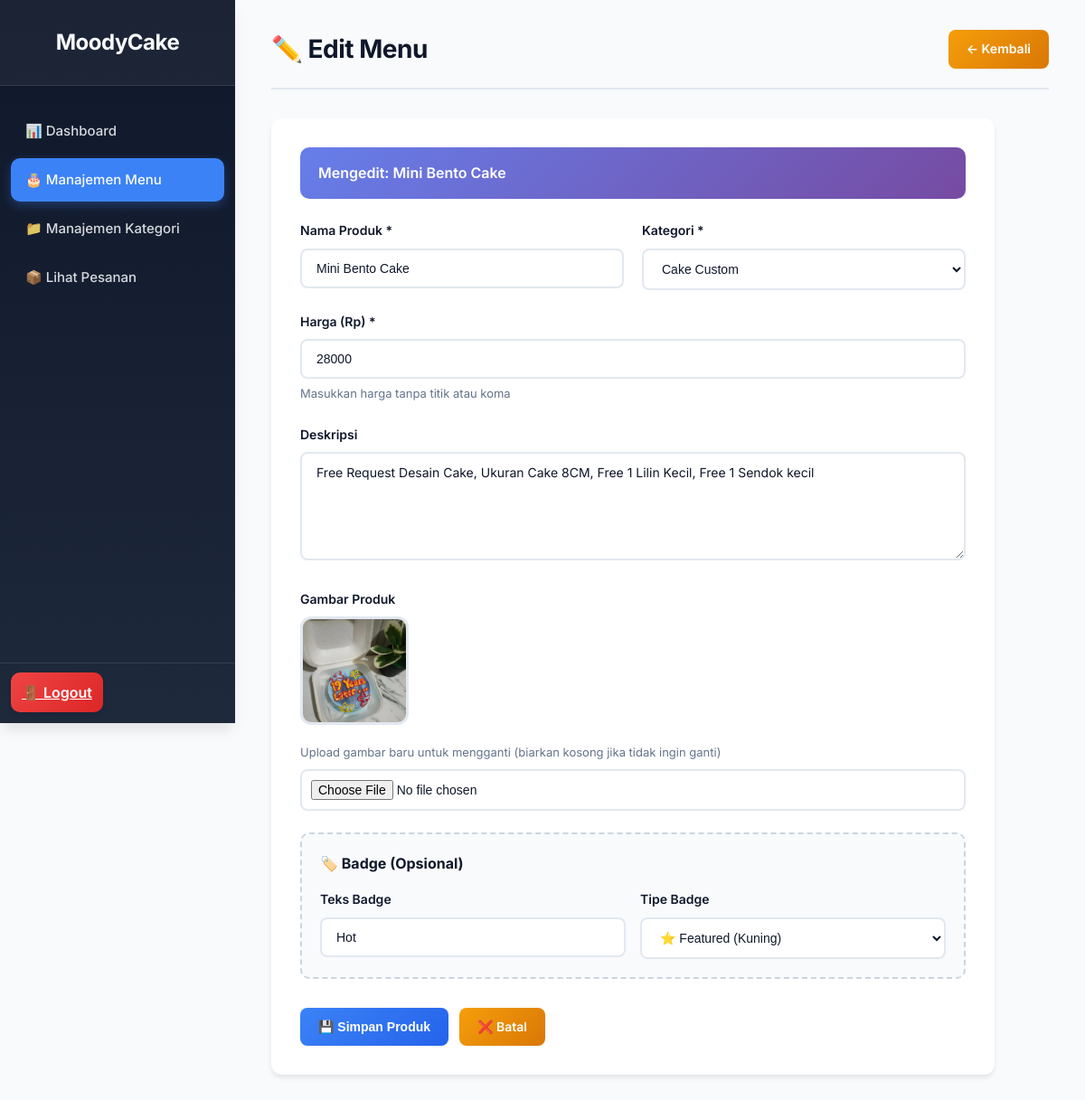
The page /admin/products.php?action=edit&id=2 (signed in) on the database its author committed.
### tables this page shows
CREATE TABLE `products` (
  `id` int NOT NULL,
  `category_id` int NOT NULL,
  `name` varchar(255) NOT NULL,
  `description` text,
  `price` int NOT NULL,
  `image` varchar(255) NOT NULL,
  `badge_text` varchar(50) DEFAULT NULL,
  `badge_type` varchar(50) DEFAULT NULL
);

CREATE TABLE `categories` (
  `id` int NOT NULL,
  `name` varchar(100) NOT NULL,
  `slug` varchar(100) NOT NULL
);

### admin/products.php (the view, shortened to what this page needs)
<?php
include 'header.php';
include '../db_connect.php';
$action = $_GET['action'] ?? 'view';
$message = $_GET['message'] ?? '';
$categories_result = $conn->query("SELECT * FROM categories");
?>
<?php if ($action == 'view'): ?>
    <div class="content-header">
        <h1>🎂 Manajemen Menu</h1>
        <a href="products.php?action=add" class="btn btn-success">➕ Tambah Menu Baru</a>
    </div>
    <?php if ($message): ?>
        <div class="alert-success"><?php echo htmlspecialchars($message); ?></div>
    <?php endif; ?>
    <div style="background: white; padding: 24px; border-radius: 12px; box-shadow: 0 4px 6px -1px rgba(0, 0, 0, 0.1);">
        <div style="display: flex; justify-content: space-between; align-items: center; margin-bottom: 20px;">
            <h3 style="font-size: 18px; font-weight: 700; margin: 0;">Daftar Menu</h3>
            <span style="color: #64748b; font-size: 14px;">
                <?php
                $count = $conn->query("SELECT COUNT(*) as count FROM products")->fetch_assoc()['count'];
                echo $count . " menu tersedia";
                ?>
            </span>
        </div>
        <table>
            <thead>
                <tr>
                    <th>Gambar</th>
                    <th>Nama Produk</th>
                    <th>Kategori</th>
                    <th>Harga</th>
                    <th>Badge</th>
                    <th>Aksi</th>
                </tr>
            </thead>
            <tbody>
                <?php
                $sql = "SELECT p.*, c.name as category_name FROM products p LEFT JOIN categories c ON p.category_id = c.id ORDER BY p.id DESC";
                $result = $conn->query($sql);
                while($row = $result->fetch_assoc()):
                ?>
                <tr>
                    <td><img src="<?php echo BASE_URL . 'img/' . htmlspecialchars($row['image']); ?>" alt="" class="product-thumb"></td>
                    <td><strong><?php echo htmlspecialchars($row['name']); ?></strong></td>
                    <td><?php echo htmlspecialchars($row['category_name']); ?></td>
                    <td><strong><?php echo "Rp " . number_format($row['price'], 0, ',', '.'); ?></strong></td>
                    <td>
                        <?php if($row['badge_text']): ?>
                            <span class="badge <?php echo htmlspecialchars($row['badge_type']); ?>">
                                <?php echo htmlspecialchars($row['badge_text']); ?>
                            </span>
                        <?php else: ?>
                            <span style="color: #cbd5e1;">—</span>
                        <?php endif; ?>
                    </td>
                    <td class="action-links">
                        <a href="products.php?action=edit&id=<?php echo $row['id']; ?>" class="edit">✏️ Edit</a>
                        <a href="products.php?action=delete&id=<?php echo $row['id']; ?>" class="delete" onclick="return confirm('Yakin ingin menghapus produk ini?');">🗑️ Hapus</a>
                    </td>
                </tr>
                <?php endwhile; ?>
            </tbody>
        </table>
    </div>
<?php elseif ($action == 'add' || $action == 'edit'): ?>
    <?php
    $product = [
        'id' => '', 'name' => '', 'category_id' => '', 'price' => '',
        'description' => '', 'image' => '', 'badge_text' => '', 'badge_type' => ''
    ];
    $formTitle = "Tambah Menu Baru";
    $formIcon = "➕";
    if ($action == 'edit' && isset($_GET['id'])) {
        $id = $_GET['id'];
        $stmt = $conn->prepare("SELECT * FROM products WHERE id = ?");
        $stmt->bind_param("i", $id);
        $stmt->execute();
        $product = $stmt->get_result()->fetch_assoc();
        $formTitle = "Edit Menu";
        $formIcon = "✏️";
    }
    ?>
    <div class="content-header">
        <h1><?php echo $formIcon . " " . $formTitle; ?></h1>
        <a href="products.php" class="btn btn-warning">← Kembali</a>
    </div>
    <form action="products.php" method="POST" enctype="multipart/form-data">
        <?php if ($action == 'edit'): ?>
            <div style="background: linear-gradient(135deg, #667eea 0%, #764ba2 100%); padding: 16px 20px; border-radius: 10px; margin-bottom: 24px;">
                <p style="color: white; margin: 0; font-weight: 600;">Mengedit: <?php echo htmlspecialchars($product['name']); ?></p>
            </div>
        <?php endif; ?>
        <div style="display: grid; grid-template-columns: 1fr 1fr; gap: 20px;">
            <div class="form-group">
                <label for="name">Nama Produk *</label>
                <input type="text" id="name" name="name" value="<?php echo htmlspecialchars($product['name']); ?>" required placeholder="Contoh: Red Velvet Cake">
            </div>
            <div class="form-group">
                <label for="category_id">Kategori *</label>
                <select id="category_id" name="category_id" required>
                    <?php
                    $categories_result->data_seek(0);
                    while($cat = $categories_result->fetch_assoc()):
                    ?>
                        <option value="<?php echo $cat['id']; ?>" <?php echo ($cat['id'] == $product['category_id']) ? 'selected' : ''; ?>>
                            <?php echo htmlspecialchars($cat['name']); ?>
                        </option>
                    <?php endwhile; ?>
                </select>
            </div>
        </div>
        <div class="form-group">
            <label for="price">Harga (Rp) *</label>
            <input type="number" id="price" name="price" value="<?php echo htmlspecialchars($product['price']); ?>" required placeholder="78000">
            <small>Masukkan harga tanpa titik atau koma</small>
        </div>
        <div class="form-group">
            <label for="description">Deskripsi</label>
            <textarea id="description" name="description" placeholder="Deskripsikan menu ini..."><?php echo htmlspecialchars($product['description']); ?></textarea>
        </div>
        <div class="form-group">
            <label for="image">Gambar Produk</label>
            <?php if ($action == 'edit' && $product['image']): ?>
                <div style="margin-bottom: 12px;">
                    <img src="<?php echo BASE_URL . 'img/' . htmlspecialchars($product['image']); ?>" alt="" style="width: 120px; height: 120px; object-fit: cover; border-radius: 12px; border: 3px solid #e2e8f0;">
                </div>
                <small style="display: block; margin-bottom: 8px;">Upload gambar baru untuk mengganti (biarkan kosong jika tidak ingin ganti)</small>
            <?php endif; ?>
            <input type="file" id="image" name="image" accept="image/*" style="padding: 10px;">
        </div>
        <div style="background: #f8fafc; padding: 20px; border-radius: 10px; border: 2px dashed #cbd5e1; margin: 24px 0;">
            <h4 style="margin: 0 0 16px 0; color: #0f172a; font-size: 16px;">🏷️ Badge (Opsional)</h4>
            <div style="display: grid; grid-template-columns: 1fr 1fr; gap: 16px;">
                <div class="form-group" style="margin: 0;">
                    <label for="badge_text">Teks Badge</label>
                    <input type="text" id="badge_text" name="badge_text" value="<?php echo htmlspecialchars($product['badge_text']); ?>" placeholder="Contoh: Terlaris, Baru">
                </div>
                <div class="form-group" style="margin: 0;">
                    <label for="badge_type">Tipe Badge</label>
                    <select id="badge_type" name="badge_type">
                        <option value="badge-featured" <?php echo ($product['badge_type'] == 'badge-featured') ? 'selected' : ''; ?>>⭐ Featured (Kuning)</option>
                    </select>
                </div>
            </div>
        </div>
        <div style="display: flex; gap: 12px; margin-top: 32px;">
            <button type="submit" name="save_product" class="btn btn-primary">💾 Simpan Produk</button>
            <a href="products.php" class="btn btn-warning">❌ Batal</a>
        </div>
    </form>
<?php endif; ?>
<?php
include 'footer.php';
?>

### admin/admin_style.css (style rules this page uses)
:root { --bg-primary: #0f172a; --bg-secondary: #1e293b; --bg-card: #ffffff; --bg-hover: #334155; --accent-blue: #3b82f6; --accent-blue-hover: #2563eb; --accent-green: #10b981; --accent-red: #ef4444; --accent-orange: #f59e0b; --accent-purple: #8b5cf6; --text-primary: #0f172a; --text-secondary: #64748b; --text-light: #f8fafc; --border-color: #e2e8f0; --shadow-sm: 0 1px 2px 0 rgba(0, 0, 0, 0.05); --shadow-md: 0 4px 6px -1px rgba(0, 0, 0, 0.1); --shadow-lg: 0 10px 15px -3px rgba(0, 0, 0, 0.1); }
* { margin: 0; padding: 0; box-sizing: border-box; }
body { font-family: 'Inter', -apple-system, BlinkMacSystemFont, "Segoe UI", Roboto, sans-serif; background-color: #f8fafc; color: var(--text-primary); line-height: 1.6; }
.content-header { margin-bottom: 32px; display: flex; justify-content: space-between; align-items: center; padding-bottom: 20px; border-bottom: 2px solid var(--border-color); }
.content-header h1 { font-size: 28px; font-weight: 700; color: var(--text-primary); letter-spacing: -0.5px; }
.btn { padding: 10px 20px; border: none; border-radius: 8px; text-decoration: none; color: white; cursor: pointer; font-weight: 600; font-size: 14px; transition: all 0.2s ease; display: inline-flex; align-items: center; gap: 8px; box-shadow: var(--shadow-sm); }
.btn-primary { background: linear-gradient(135deg, var(--accent-blue) 0%, #2563eb 100%); }
.btn-warning { background: linear-gradient(135deg, var(--accent-orange) 0%, #d97706 100%); color: white; }
form { background: var(--bg-card); padding: 32px; border-radius: 12px; box-shadow: var(--shadow-md); max-width: 800px; margin-bottom: 32px; }
.form-group { margin-bottom: 24px; }
.form-group label { display: block; margin-bottom: 8px; font-weight: 600; color: var(--text-primary); font-size: 14px; }
.form-group input, .form-group textarea, .form-group select { width: 100%; padding: 12px 16px; border: 2px solid var(--border-color); border-radius: 8px; font-size: 14px; transition: all 0.2s ease; background: white; color: var(--text-primary); }
textarea { min-height: 120px; resize: vertical; font-family: inherit; }
.form-group small { display: block; margin-top: 6px; color: var(--text-secondary); font-size: 13px; }

### rows shown on the page
products: name "Mini Bento Cake", category_id "Cake Custom", price "28000", description "Free Request Desain Cake, Ukuran Cake 8CM, Free 1 Lilin Kecil, Free 1 Sendok kecil", image (picture), badge_text "Hot", badge_type "⭐ Featured (Kuning)"

### other values the page prints
$formIcon "✏️"
$formTitle "Edit Menu"
